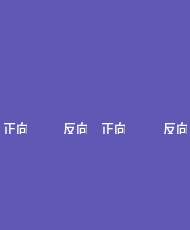
<?xml version="1.0" encoding="UTF-8"?>
<ui version="4.0">
 <class>DoubleCyEmForm</class>
 <widget class="QWidget" name="DoubleCyEmForm">
  <property name="geometry">
   <rect>
    <x>0</x>
    <y>0</y>
    <width>190</width>
    <height>230</height>
   </rect>
  </property>
  <property name="font">
   <font>
    <pointsize>10</pointsize>
   </font>
  </property>
  <property name="windowTitle">
   <string>Form</string>
  </property>
  <property name="styleSheet">
   <string notr="true">background-color: rgb(96, 88, 180);</string>
  </property>
  <widget class="QLabel" name="em_label">
   <property name="geometry">
    <rect>
     <x>16</x>
     <y>7</y>
     <width>58</width>
     <height>58</height>
    </rect>
   </property>
   <property name="styleSheet">
    <string notr="true">background-image: url(:/pic/em_run.png);</string>
   </property>
   <property name="text">
    <string/>
   </property>
  </widget>
  <widget class="QLabel" name="cy_1_label">
   <property name="geometry">
    <rect>
     <x>30</x>
     <y>195</y>
     <width>29</width>
     <height>32</height>
    </rect>
   </property>
   <property name="styleSheet">
    <string notr="true">background-image: url(:/pic/carriage.png);</string>
   </property>
   <property name="text">
    <string/>
   </property>
  </widget>
  <widget class="QLabel" name="status_label">
   <property name="geometry">
    <rect>
     <x>14</x>
     <y>131</y>
     <width>62</width>
     <height>64</height>
    </rect>
   </property>
   <property name="styleSheet">
    <string notr="true">background-image: url(:/pic/switchstatus.png);</string>
   </property>
   <property name="text">
    <string/>
   </property>
  </widget>
  <widget class="QLabel" name="vc_1_label">
   <property name="geometry">
    <rect>
     <x>39</x>
     <y>63</y>
     <width>13</width>
     <height>68</height>
    </rect>
   </property>
   <property name="styleSheet">
    <string notr="true">background-image: url(:/pic/vertical_connector_1.png);</string>
   </property>
   <property name="text">
    <string/>
   </property>
  </widget>
  <widget class="QLabel" name="vc_2_label">
   <property name="geometry">
    <rect>
     <x>140</x>
     <y>76</y>
     <width>13</width>
     <height>56</height>
    </rect>
   </property>
   <property name="styleSheet">
    <string notr="true">background-image: url(:/pic/vertical_connector_1.png);</string>
   </property>
   <property name="text">
    <string/>
   </property>
  </widget>
  <widget class="QLabel" name="cy_2_label">
   <property name="geometry">
    <rect>
     <x>130</x>
     <y>194</y>
     <width>29</width>
     <height>32</height>
    </rect>
   </property>
   <property name="styleSheet">
    <string notr="true">background-image: url(:/pic/carriage.png);</string>
   </property>
   <property name="text">
    <string/>
   </property>
  </widget>
  <widget class="QLabel" name="status_label_2">
   <property name="geometry">
    <rect>
     <x>114</x>
     <y>130</y>
     <width>62</width>
     <height>64</height>
    </rect>
   </property>
   <property name="styleSheet">
    <string notr="true">background-image: url(:/pic/switchstatus.png);</string>
   </property>
   <property name="text">
    <string/>
   </property>
  </widget>
  <widget class="QLabel" name="hc_label">
   <property name="geometry">
    <rect>
     <x>40</x>
     <y>76</y>
     <width>113</width>
     <height>11</height>
    </rect>
   </property>
   <property name="styleSheet">
    <string notr="true">background-image: url(:/pic/horizon_pipe.png);</string>
   </property>
   <property name="text">
    <string/>
   </property>
  </widget>
  <widget class="QLabel" name="coro_1_label">
   <property name="geometry">
    <rect>
     <x>14</x>
     <y>137</y>
     <width>17</width>
     <height>12</height>
    </rect>
   </property>
   <property name="styleSheet">
    <string notr="true">background-image: url(:/pic/coro.png);</string>
   </property>
   <property name="text">
    <string/>
   </property>
  </widget>
  <widget class="QLabel" name="coro_2_label">
   <property name="geometry">
    <rect>
     <x>114</x>
     <y>136</y>
     <width>17</width>
     <height>12</height>
    </rect>
   </property>
   <property name="styleSheet">
    <string notr="true">background-image: url(:/pic/coro.png);</string>
   </property>
   <property name="text">
    <string/>
   </property>
  </widget>
  <widget class="QLabel" name="inve_1_label">
   <property name="geometry">
    <rect>
     <x>59</x>
     <y>137</y>
     <width>17</width>
     <height>12</height>
    </rect>
   </property>
   <property name="styleSheet">
    <string notr="true">background-image: url(:/pic/inve.png);</string>
   </property>
   <property name="text">
    <string/>
   </property>
  </widget>
  <widget class="QLabel" name="inve_2_label">
   <property name="geometry">
    <rect>
     <x>159</x>
     <y>136</y>
     <width>17</width>
     <height>12</height>
    </rect>
   </property>
   <property name="styleSheet">
    <string notr="true">background-image: url(:/pic/inve.png);</string>
   </property>
   <property name="text">
    <string/>
   </property>
  </widget>
  <widget class="QLabel" name="coro_text_1_label">
   <property name="geometry">
    <rect>
     <x>3</x>
     <y>122</y>
     <width>24</width>
     <height>12</height>
    </rect>
   </property>
   <property name="font">
    <font>
     <pointsize>10</pointsize>
    </font>
   </property>
   <property name="styleSheet">
    <string notr="true">color: rgb(255, 255, 255);</string>
   </property>
   <property name="text">
    <string>正向</string>
   </property>
  </widget>
  <widget class="QLabel" name="coro_text_2_label">
   <property name="geometry">
    <rect>
     <x>101</x>
     <y>122</y>
     <width>24</width>
     <height>12</height>
    </rect>
   </property>
   <property name="font">
    <font>
     <pointsize>10</pointsize>
    </font>
   </property>
   <property name="styleSheet">
    <string notr="true">color: rgb(255, 255, 255);</string>
   </property>
   <property name="text">
    <string>正向</string>
   </property>
  </widget>
  <widget class="QLabel" name="inve_text_1_label">
   <property name="geometry">
    <rect>
     <x>63</x>
     <y>122</y>
     <width>24</width>
     <height>12</height>
    </rect>
   </property>
   <property name="font">
    <font>
     <pointsize>10</pointsize>
    </font>
   </property>
   <property name="styleSheet">
    <string notr="true">color: rgb(255, 255, 255);</string>
   </property>
   <property name="text">
    <string>反向</string>
   </property>
  </widget>
  <widget class="QLabel" name="inve_text_2_label">
   <property name="geometry">
    <rect>
     <x>163</x>
     <y>122</y>
     <width>24</width>
     <height>12</height>
    </rect>
   </property>
   <property name="font">
    <font>
     <pointsize>10</pointsize>
    </font>
   </property>
   <property name="styleSheet">
    <string notr="true">color: rgb(255, 255, 255);</string>
   </property>
   <property name="text">
    <string>反向</string>
   </property>
  </widget>
 </widget>
 <resources/>
 <connections/>
</ui>
